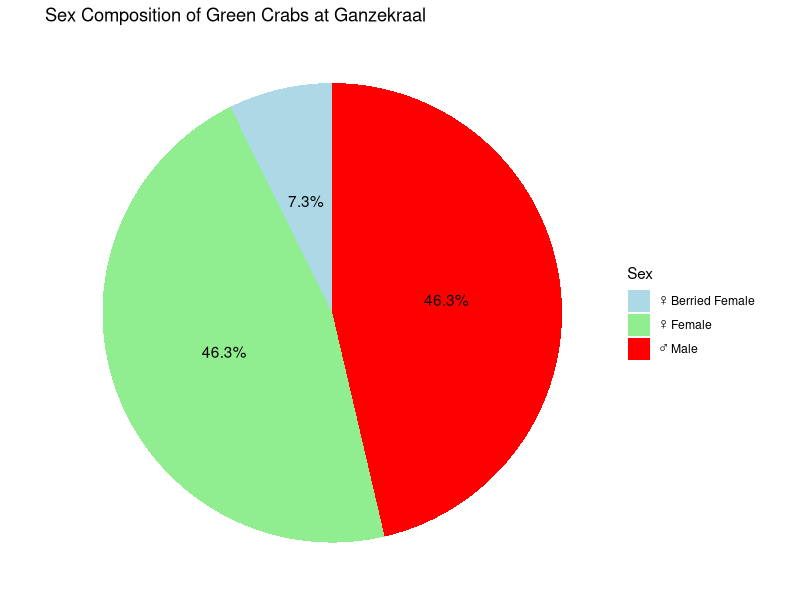
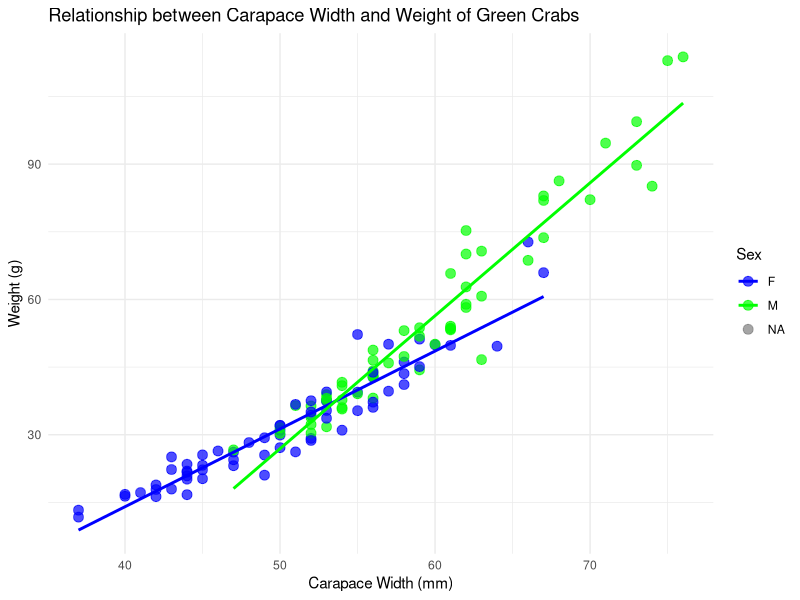
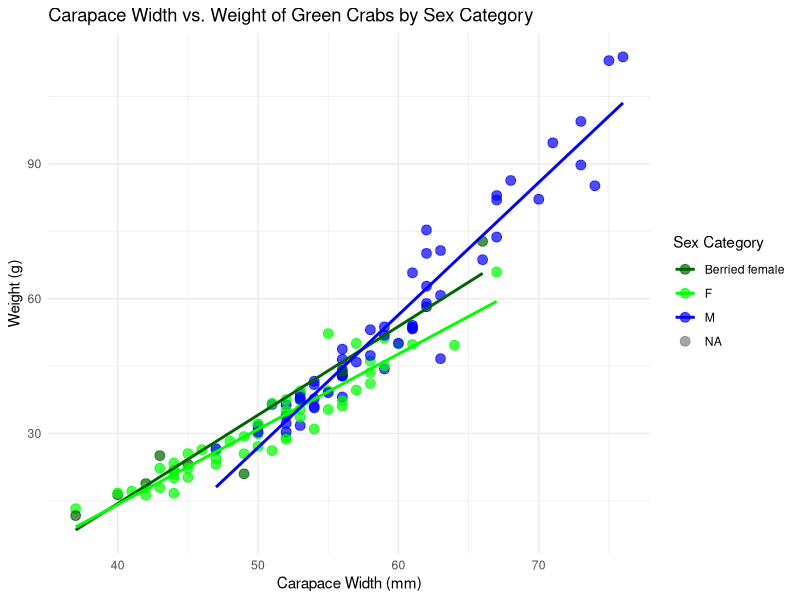
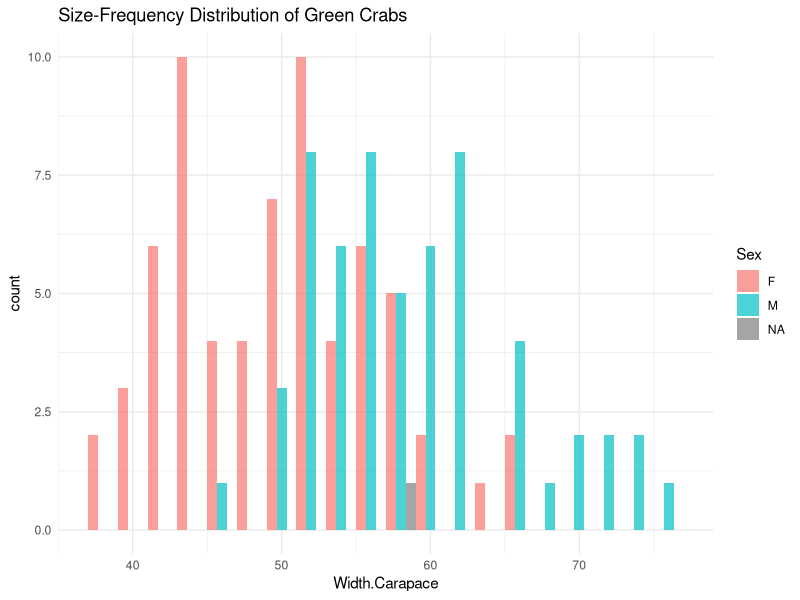

Source code (R) for these figures, in order:
rm(list = ls())


greencrab <- read.csv("Green Crab Ganzekraal.csv")


# Convert empty strings to NA
greencrab$Sex[greencrab$Sex == ""] <- NA

# Recreate SexStatus
greencrab$SexStatus <- ifelse(greencrab$Sex == "F" & greencrab$Berried == "Y",
                              "Berried female",
                              greencrab$Sex)

# Remove NA rows
greencrab_clean <- subset(greencrab, !is.na(SexStatus))

# Make table
sex_counts <- as.data.frame(table(greencrab_clean$SexStatus))
names(sex_counts) <- c("SexStatus", "Freq")

# Add percent
sex_counts$percent <- round(100 * sex_counts$Freq / sum(sex_counts$Freq), 1)

sex_counts
#########test
library(ggplot2)

# Make sure 'sex_counts' has the right column names
# It should look like: Var1 (the category), Freq (the counts)
# You can rename for clarity:
names(sex_counts) <- c("SexStatus", "Freq")

# Add percentage column
sex_counts$percent <- round(100 * sex_counts$Freq / sum(sex_counts$Freq), 1)

#  plot pie chhart
ggplot(sex_counts, aes(x = "", y = Freq, fill = SexStatus)) +
  geom_bar(stat = "identity", width = 1) +
  coord_polar("y") +
  theme_void() +
  geom_text(aes(label = paste0(percent, "%")), 
            position = position_stack(vjust = 0.5)) +
  scale_fill_manual(
    values = c("lightblue", "lightgreen", "red"),
    name = "Sex",
    labels = c("♀ Berried Female", "♀ Female", "♂ Male")
  ) +
  ggtitle("Sex Composition of Green Crabs at Ganzekraal")







library(ggplot2)
## regression
ggplot(greencrab, aes(x = Width.Carapace, y = Weight, color = Sex)) +
  geom_point(size = 3, alpha = 0.7) +
  geom_smooth(method = "lm", se = FALSE) +
  labs(
    title = "Relationship between Carapace Width and Weight of Green Crabs",
    x = "Carapace Width (mm)",
    y = "Weight (g)",
    color = "Sex"
  ) +
  scale_color_manual(values = c("Blue", "Green")) +
  theme_minimal()





# 2nd regression
ggplot(greencrab, aes(x = Width.Carapace, y = Weight, color = SexStatus)) +
  geom_point(size = 3, alpha = 0.7) +
  geom_smooth(method = "lm", se = FALSE) +
  labs(
    title = "Carapace Width vs. Weight of Green Crabs by Sex Category",
    x = "Carapace Width (mm)",
    y = "Weight (g)",
    color = "Sex Category"
  ) +
  scale_color_manual(values = c(
    "M" = "blue",
    "F" = "green",
    "Berried female" = "darkgreen"
  )) +
  theme_minimal()


unique(greencrab$SexStatus)



ggplot(greencrab, aes(x = Width.Carapace, fill = Sex)) +
  geom_histogram(binwidth = 2, alpha = 0.7, position = "dodge") +
  theme_minimal() +
  ggtitle("Size-Frequency Distribution of Green Crabs")